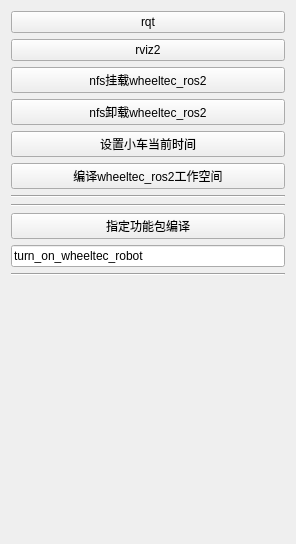
              <widget class="QWidget" name="scrollAreaWidgetContents_3">
               <property name="geometry">
                <rect>
                 <x>0</x>
                 <y>0</y>
                 <width>296</width>
                 <height>544</height>
                </rect>
               </property>
               <layout class="QVBoxLayout" name="verticalLayout_3">
                <item>
                 <widget class="QPushButton" name="pushButton_rqt">
                  <property name="sizePolicy">
                   <sizepolicy hsizetype="Minimum" vsizetype="Fixed">
                    <horstretch>0</horstretch>
                    <verstretch>0</verstretch>
                   </sizepolicy>
                  </property>
                  <property name="text">
                   <string>rqt</string>
                  </property>
                 </widget>
                </item>
                <item>
                 <widget class="QPushButton" name="pushButton_rviz">
                  <property name="sizePolicy">
                   <sizepolicy hsizetype="Minimum" vsizetype="Fixed">
                    <horstretch>0</horstretch>
                    <verstretch>0</verstretch>
                   </sizepolicy>
                  </property>
                  <property name="text">
                   <string>rviz2</string>
                  </property>
                 </widget>
                </item>
                <item>
                 <widget class="QPushButton" name="pushButton_nfsrobot">
                  <property name="sizePolicy">
                   <sizepolicy hsizetype="Minimum" vsizetype="Fixed">
                    <horstretch>0</horstretch>
                    <verstretch>0</verstretch>
                   </sizepolicy>
                  </property>
                  <property name="text">
                   <string>nfs挂载wheeltec_ros2</string>
                  </property>
                 </widget>
                </item>
                <item>
                 <widget class="QPushButton" name="pushButton_unfsrobot">
                  <property name="sizePolicy">
                   <sizepolicy hsizetype="Minimum" vsizetype="Fixed">
                    <horstretch>0</horstretch>
                    <verstretch>0</verstretch>
                   </sizepolicy>
                  </property>
                  <property name="text">
                   <string>nfs卸载wheeltec_ros2</string>
                  </property>
                 </widget>
                </item>
                <item>
                 <widget class="QPushButton" name="pushButton_settime">
                  <property name="sizePolicy">
                   <sizepolicy hsizetype="Minimum" vsizetype="Fixed">
                    <horstretch>0</horstretch>
                    <verstretch>0</verstretch>
                   </sizepolicy>
                  </property>
                  <property name="text">
                   <string>设置小车当前时间</string>
                  </property>
                 </widget>
                </item>
                <item>
                 <widget class="QPushButton" name="pushButton_catkinmake">
                  <property name="sizePolicy">
                   <sizepolicy hsizetype="Minimum" vsizetype="Fixed">
                    <horstretch>0</horstretch>
                    <verstretch>0</verstretch>
                   </sizepolicy>
                  </property>
                  <property name="text">
                   <string>编译wheeltec_ros2工作空间</string>
                  </property>
                 </widget>
                </item>
                <item>
                 <widget class="Line" name="line_2">
                  <property name="orientation">
                   <enum>Qt::Horizontal</enum>
                  </property>
                 </widget>
                </item>
                <item>
                 <widget class="Line" name="line_3">
                  <property name="orientation">
                   <enum>Qt::Horizontal</enum>
                  </property>
                 </widget>
                </item>
                <item>
                 <layout class="QVBoxLayout" name="verticalLayout_12" stretch="0,1">
                  <item>
                   <widget class="QPushButton" name="pushButton_catkinmakepkg">
                    <property name="enabled">
                     <bool>true</bool>
                    </property>
                    <property name="text">
                     <string>指定功能包编译</string>
                    </property>
                   </widget>
                  </item>
                  <item>
                   <widget class="QLineEdit" name="lineEdit_pkg">
                    <property name="enabled">
                     <bool>true</bool>
                    </property>
                    <property name="text">
                     <string>turn_on_wheeltec_robot</string>
                    </property>
                   </widget>
                  </item>
                 </layout>
                </item>
                <item>
                 <widget class="Line" name="line_4">
                  <property name="orientation">
                   <enum>Qt::Horizontal</enum>
                  </property>
                 </widget>
                </item>
                <item>
                 <spacer name="verticalSpacer_2">
                  <property name="orientation">
                   <enum>Qt::Vertical</enum>
                  </property>
                  <property name="sizeHint" stdset="0">
                   <size>
                    <width>20</width>
                    <height>40</height>
                   </size>
                  </property>
                 </spacer>
                </item>
               </layout>
              </widget>
